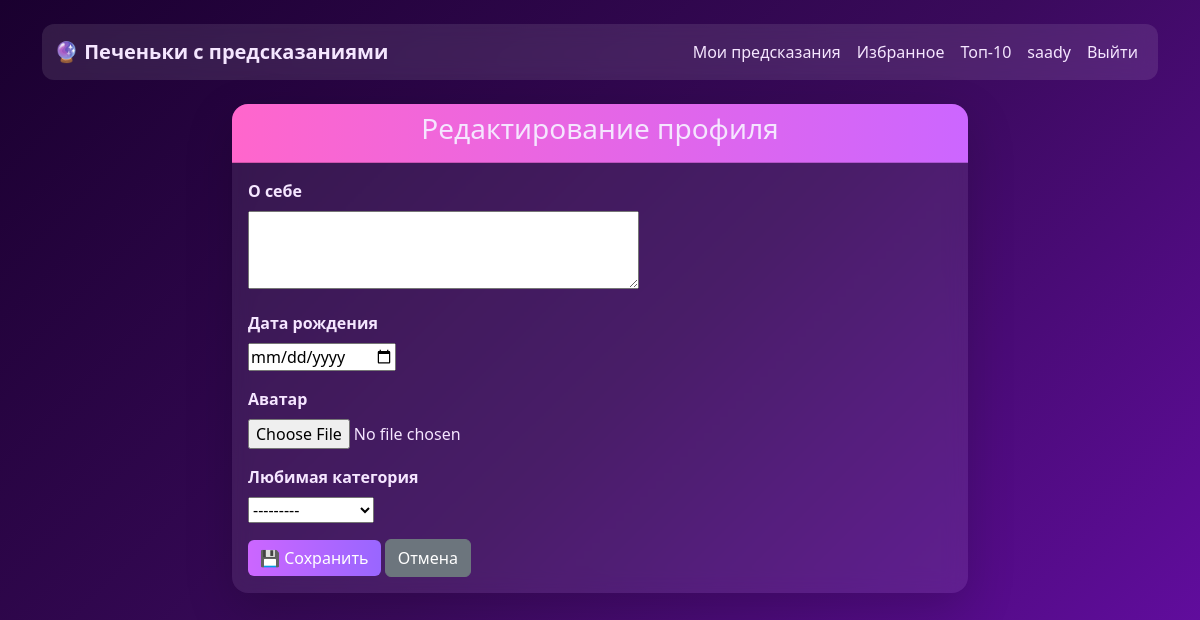
The app's page /profile/edit/ (signed in), older data.
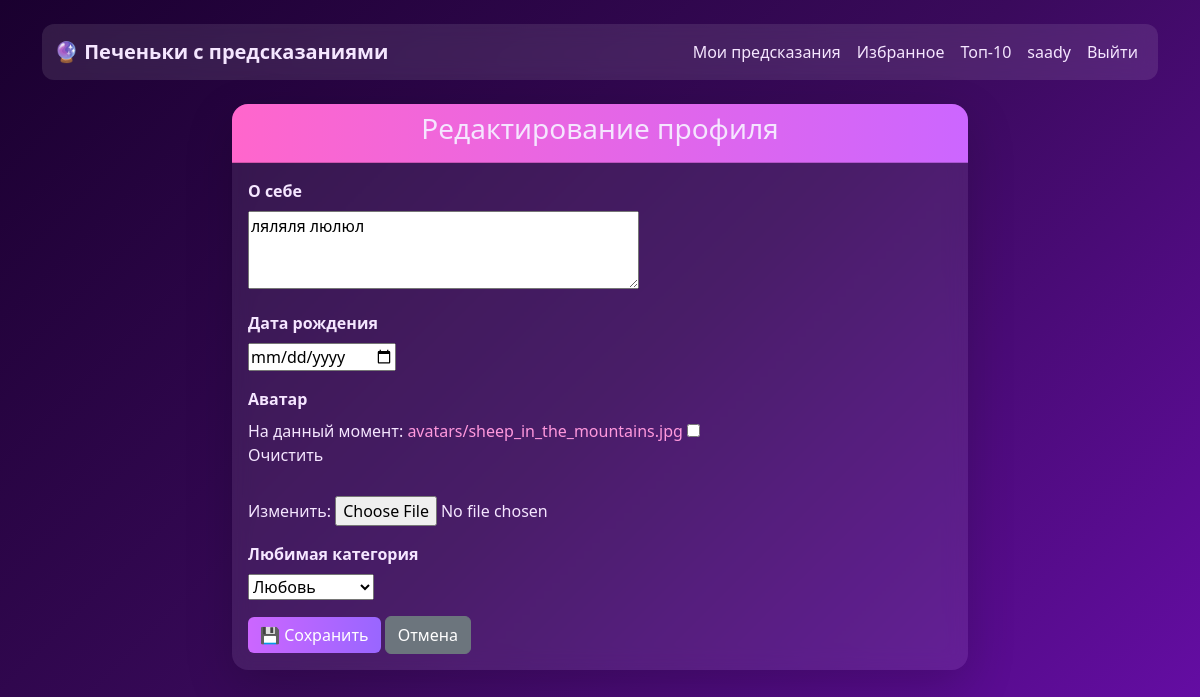
The same page, newer data.
### predictions/models.py (models this page shows, shortened)
class UserProfile(models.Model):
    user = models.OneToOneField(
        'users.CustomUser',
        on_delete=models.CASCADE,
        verbose_name="Пользователь"
    )
    bio = models.TextField(blank=True, verbose_name="О себе")
    favorite_category = models.ForeignKey(
        Category,
        on_delete=models.SET_NULL,
        null=True,
        blank=True,
        verbose_name="Любимая категория"
    )
    birth_date = models.DateField(null=True, blank=True, verbose_name="Дата рождения")
    avatar = models.ImageField(
        upload_to='avatars/',
        null=True,
        blank=True,
        verbose_name="Аватар"
    )

### predictions/views.py (the view)
# urls.py: path('profile/edit/', views.edit_profile, name='edit_profile'),
@login_required
def edit_profile(request):
    user_profile, created = UserProfile.objects.get_or_create(user=request.user)
    if request.method == 'POST':
        form = UserProfileForm(request.POST, request.FILES, instance=user_profile)
        if form.is_valid():
            form.save()
            messages.success(request, 'Профиль успешно обновлён!')
            return redirect('profile')
    else:
        form = UserProfileForm(instance=user_profile)
    context = {
        'form': form,
        'user_profile': user_profile,
    }
    return render(request, 'edit_profile.html', context)

### predictions/forms.py
class UserProfileForm(forms.ModelForm):
    class Meta:
        model = UserProfile
        fields = ['bio', 'birth_date', 'avatar', 'favorite_category']
        widgets = {
            'birth_date': forms.DateInput(attrs={'type': 'date'}),
            'bio': forms.Textarea(attrs={'rows': 3}),
        }

### predictions/models.py (called while the page is built)
    def __str__(self):
        return self.name

### predictions/templates/edit_profile.html (shortened to what this page needs)
{% extends 'base.html' %}
{% block content %}
<div class="row justify-content-center">
    <div class="col-md-8">
        <div class="card shadow-lg">
            <div class="card-header text-center">
                <h3>Редактирование профиля</h3>
            </div>
            <div class="card-body">
                <form method="post" enctype="multipart/form-data">
                    {% for field in form %}
                    <div class="mb-3">
                        <label class="form-label fw-bold">{{ field.label }}</label>
                        {{ field }}
                    </div>
                    {% endfor %}
                    <button type="submit" class="btn btn-success">💾 Сохранить</button>
                    <a href="{% url 'profile' %}" class="btn btn-secondary">Отмена</a>
                </form>
            </div>
        </div>
    </div>
</div>
{% endblock %}

Row changes from the older to the newer data that the page shows:
changed UserProfile: bio (not shown) → "ляляля люлюл"; favorite_category "---------" → "Любовь"
Text that changed along with them:
new list line: "На данный момент: avatars/sheep_in_the_mountains.jpg Очистить Изменить: ☐"
